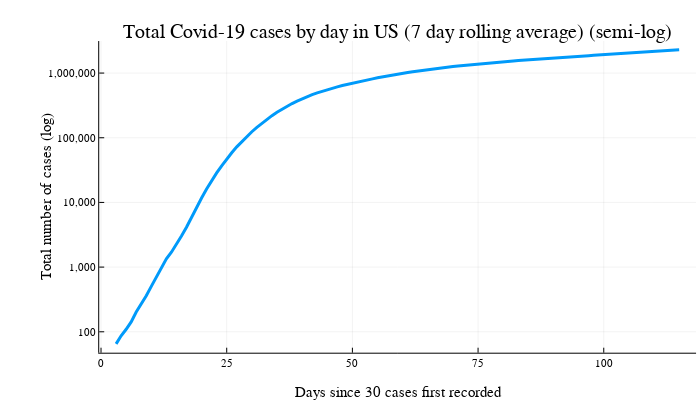

Source (notebook cell):
### Code cell
@df confirmedCasesUS plot(:daysSince, :Value_rolling7, xaxis="Days since 30 cases first recorded",
                            yaxis="Total number of cases (log)", yformatter=fc, 
                            yscale=:log10,
                            title="Total Covid-19 cases by day in US (7 day rolling average) (semi-log)",
                            label=nothing, linewidth=3)

### Figure 1 — Plotly figure (JSON) as saved in the notebook; plotly's stock layout.template omitted (floating-point values rounded to 4 significant figures)
{"data": [{"colorbar": {"title": ""}, "legendgroup": "", "line": {"color": "rgba(0, 154, 250, 1.000)", "dash": "solid", "shape": "linear", "width": 3}, "mode": "lines", "name": "", "showlegend": false, "type": "scatter", "x": [3, 4, 5, 6, 7, 8, 9, 10, 11, 12, 13, 14, 15, 16, 17, 18, 19, 20, 21, 22, 23, 24, 25, 26, 27, 28, 29, 30, 31, 32, 33, 34, 35, 36, 37, 38, 39, 40, 41, 42, 43, 44, 45, 46, 47, 48, 49, 50, 51, 52, 53, 54, 55, 56, 57, 58, 59, 60, 61, 62, 63, 64, 65, 66, 67, 68, 69, 70, 71, 72, 73, 74, 75, 76, 77, 78, 79, 80, 81, 82, 83, 84, 85, 86, 87, 88, 89, 90, 91, 92, 93, 94, 95, 96, 97, 98, 99, 100, 101, 102, 103, 104, 105, 106, 107, 108, 109, 110, 111, 112, 113, 114, 115], "xaxis": "x1", "y": [65, 86.8, 109.3, 141.9, 202, 268.6, 359.7, 503.3, 701.4, 977.9, 1340.0, 1699.0, 2248, 3024.0, 4139.0, 5938.0, 8412.0, 11690.0, 16090.0, 21730.0, 28580.0, 36740.0, 46730.0, 58560.0, 72310.0, 87650.0, 104632, 123900.0, 145000.0, 168000.0, 192900.0, 219658, 247700.0, 276900.0, 306828, 337600.0, 369000.0, 400600.0, 431800.0, 463100.0, 493764, 523900.0, 553600.0, 582900.0, 612100.0, 641000.0, 669500.0, 698400.0, 727000.0, 755500.0, 784400.0, 813800.0, 843900.0, 874200.0, 903800.0, 933300.0, 962600.0, 991300.0, 1020000.0, 1048000.0, 1075224, 1103000.0, 1130000.0, 1158000.0, 1185000.0, 1210000.0, 1235968, 1260607, 1285000.0, 1309000.0, 1332000.0, 1355000.0, 1378000.0, 1401000.0, 1423000.0, 1447000.0, 1469000.0, 1493000.0, 1516000.0, 1538000.0, 1561000.0, 1583000.0, 1606000.0, 1628000.0, 1649000.0, 1670000.0, 1690000.0, 1712000.0, 1732830, 1754000.0, 1775000.0, 1796316, 1817000.0, 1839000.0, 1860000.0, 1881000.0, 1901000.0, 1922000.0, 1942000.0, 1963000.0, 1983682, 2005000.0, 2026000.0, 2048000.0, 2070517, 2094000.0, 2117667, 2142466, 2168000.0, 2195090, 2223000.0, 2253000.0, 2284000.0], "yaxis": "y1", "zmax": null, "zmin": null}], "layout": {"annotations": [{"font": {"color": "rgba(0, 0, 0, 1.000)", "family": "sans-serif", "size": 20}, "rotation": 0, "showarrow": false, "text": "Total Covid-19 cases by day in US (7 day rolling average) (semi-log)", "x": 0.5681, "xanchor": "center", "xref": "paper", "y": 1, "yanchor": "top", "yref": "paper"}], "height": 400, "legend": {"bgcolor": "rgba(255, 255, 255, 1.000)", "bordercolor": "rgba(0, 0, 0, 1.000)", "borderwidth": 1, "font": {"color": "rgba(0, 0, 0, 1.000)", "family": "sans-serif", "size": 11}, "tracegroupgap": 0, "traceorder": "normal", "x": 1.02, "xanchor": "auto", "y": 1, "yanchor": "auto"}, "margin": {"b": 20, "l": 0, "r": 0, "t": 20}, "paper_bgcolor": "rgba(255, 255, 255, 1.000)", "plot_bgcolor": "rgba(255, 255, 255, 1.000)", "showlegend": true, "width": 700, "xaxis": {"anchor": "y1", "domain": [0.1417, 0.9944], "gridcolor": "rgba(0, 0, 0, 0.100)", "gridwidth": 0.5, "linecolor": "rgba(0, 0, 0, 1.000)", "mirror": false, "range": [-0.36, 118.4], "showgrid": true, "showline": true, "showticklabels": true, "tickangle": 0, "tickcolor": "rgb(0, 0, 0)", "tickfont": {"color": "rgba(0, 0, 0, 1.000)", "family": "sans-serif", "size": 11}, "tickmode": "array", "ticks": "inside", "ticktext": ["0", "25", "50", "75", "100"], "tickvals": [0, 25, 50, 75, 100], "title": "Days since 30 cases first recorded", "titlefont": {"color": "rgba(0, 0, 0, 1.000)", "family": "sans-serif", "size": 15}, "type": "-", "visible": true, "zeroline": false, "zerolinecolor": "rgba(0, 0, 0, 1.000)"}, "yaxis": {"anchor": "x1", "domain": [0.07581, 0.9415], "gridcolor": "rgba(0, 0, 0, 0.100)", "gridwidth": 0.5, "linecolor": "rgba(0, 0, 0, 1.000)", "mirror": false, "range": [1.677, 6.495], "showgrid": true, "showline": true, "showticklabels": true, "tickangle": 0, "tickcolor": "rgb(0, 0, 0)", "tickfont": {"color": "rgba(0, 0, 0, 1.000)", "family": "sans-serif", "size": 11}, "tickmode": "array", "ticks": "inside", "ticktext": ["100", "1,000", "10,000", "100,000", "1,000,000"], "tickvals": [100, 1000, 10000, 100000, 1000000], "title": "Total number of cases (log)", "titlefont": {"color": "rgba(0, 0, 0, 1.000)", "family": "sans-serif", "size": 15}, "type": "log", "visible": true, "zeroline": false, "zerolinecolor": "rgba(0, 0, 0, 1.000)"}}}
